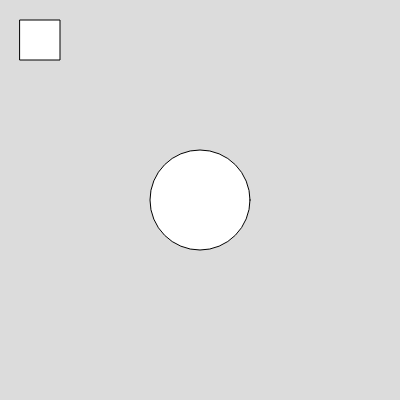
Frame 1 (no input)
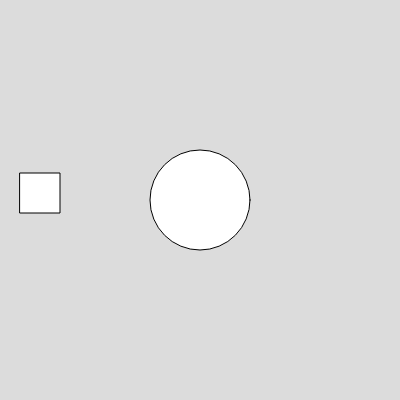
Frame 60 (no input)
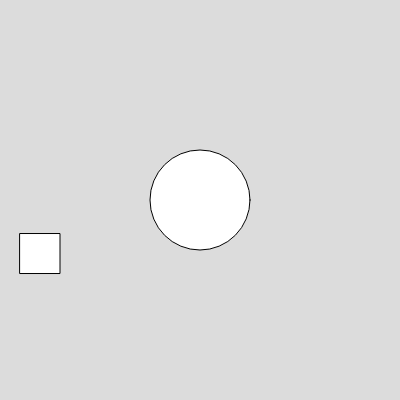
Frame 120 (the mouse pressed at the canvas centre since frame 60)

The p5.js sketch that drew these frames (run headless with seeded random() and noise() and a simulated clock; from frame 60 on, the mouse is pressed at the canvas centre):

// p5.js sketch
// ── sketch.js
let xPos = 20;
let yPos = 20;
let xVelo = 0;
let yVelo = 0;
let gravity = 1.1;
function setup() {
  createCanvas(400, 400);
}

function draw() {
  background(220);
  ellipse(200, 200, 100, 100); // a circle
  rect(xPos,yPos,40,40);
  yVelo = yVelo + gravity;
  yPos = yPos + yVelo;
  if (yPos > (400-40)){
    yPos = 400-40; // grounded it
    yVelo = yVelo * -0.9 //made it bouncy
    if (Math.abs(yVelo) < 2){
        yVelo = 0;
    }
}
}

function doubleClicked(){
    yPos = mouseY;
    xPos = mouseX;
    yVelo = 0;
}

// ── testSketch.js
let particles = [];
let centerX, centerY;

function setup() {
  createCanvas(400, 400);
  noStroke();
  
  // Center for melt logic
  centerX = width / 2;
  centerY = height / 2;
  
  // Create a grid of "molecules"
  let cols = 20;
  let rows = 20;
  let spacing = 15;
  let startX = 100;
  let startY = 100;
  
  for (let i = 0; i < cols; i++) {
    for (let j = 0; j < rows; j++) {
      let x = startX + i * spacing;
      let y = startY + j * spacing;
      particles.push(new Particle(x, y));
    }
  }
}

function draw() {
  background(220);

  for (let p of particles) {
    p.update();
    p.display();
  }
}

class Particle {
  constructor(x, y) {
    this.x = x;
    this.y = y;
    this.originalY = y;
    this.velY = 0;
    this.melted = false;
  }

  update() {
    // Melting logic: more likely to melt if farther from center
    let d = dist(this.x, this.y, centerX, centerY);
    let meltChance = map(d, 0, 150, 0.0002, 0.02); // tune values
    if (!this.melted && random() < meltChance) {
      this.melted = true;
    }

    // Apply gravity if melted
    if (this.melted) {
      this.velY += 0.1;
      this.y += this.velY;
    }
  }

  display() {
    fill(this.melted ? 100 : 180, 200, 255);
    ellipse(this.x, this.y, 10, 10);
  }
}
